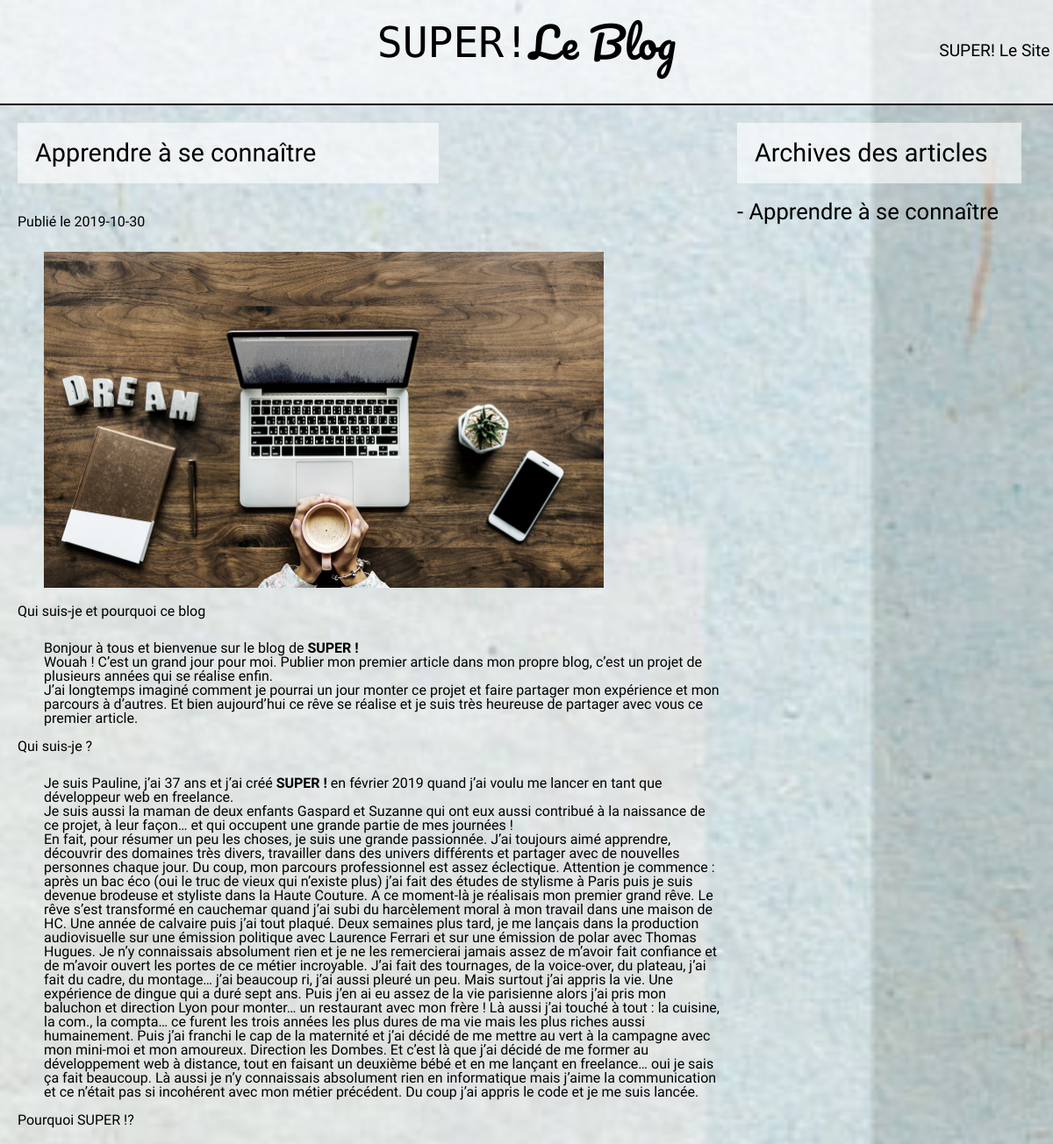
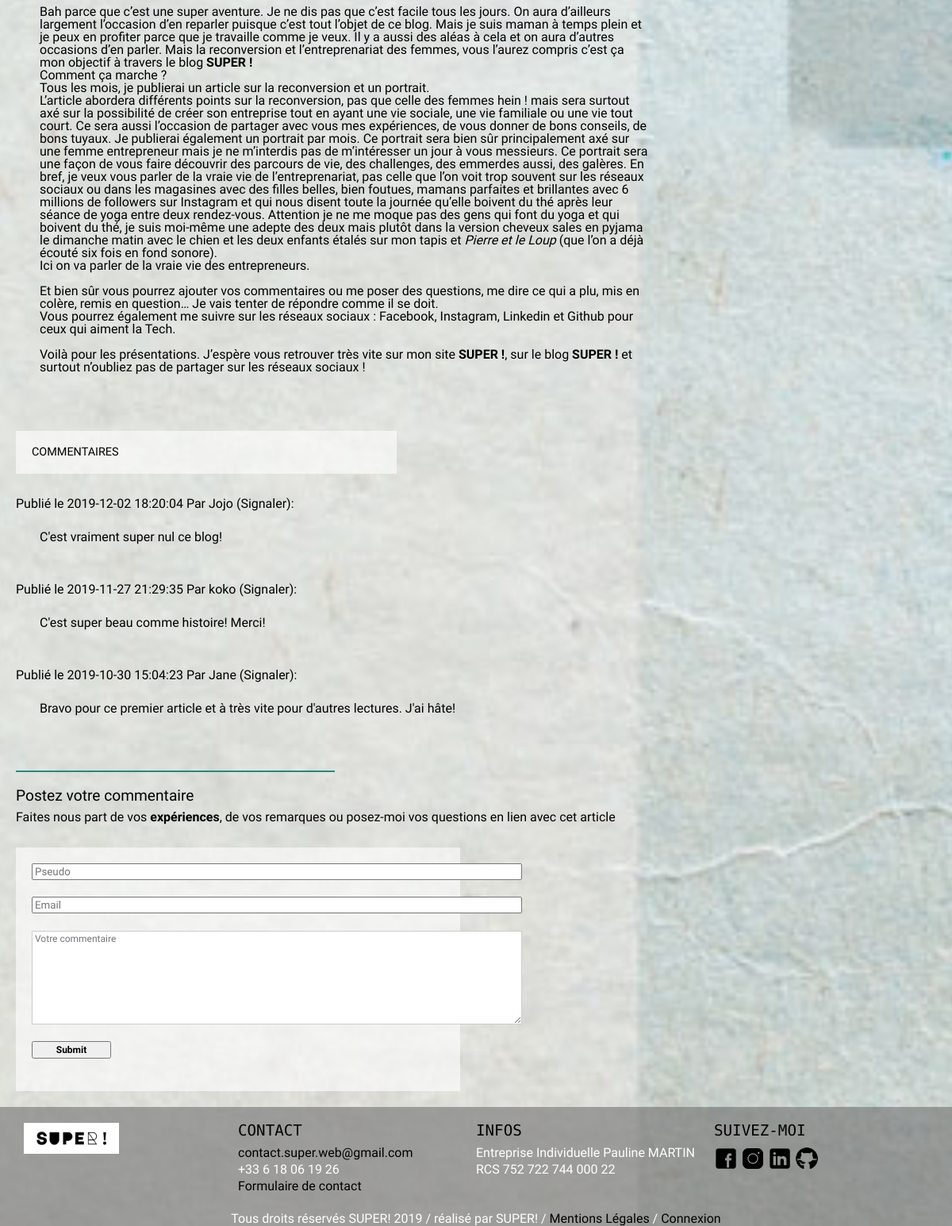
The page /index.php?action=articles&id=17 on the database its author committed (2 pictures, top to bottom).
### tables this page shows
CREATE TABLE `articles` (
  `id` int(11) NOT NULL,
  `title` varchar(300) NOT NULL,
  `date_article` date NOT NULL,
  `content` text NOT NULL
);

CREATE TABLE `comments_articles` (
  `id` int(11) NOT NULL,
  `id_article` int(11) NOT NULL,
  `pseudo` varchar(300) NOT NULL,
  `mail` varchar(300) NOT NULL,
  `date_comment` datetime NOT NULL,
  `content` text NOT NULL,
  `signaled` int(11) NOT NULL
);

### controllers/frontend.php (called while the page is built, shortened)
<?php
function blogArticles()
{
    $articleManager = new ArticlesManager();
    $allArticles = $articleManager->getAllArticles();
    $article = $articleManager->get($_GET['id']);
    $commentArticle = new CommentsArticlesManager();
    $commentedArticle = $commentArticle->getArticleComment($_GET['id']);
    include('views/frontend/blog/articlesView.php');
    require("views/frontend/blog/blogTemplate.php");
}

### models/Manager.php (called while the page is built)
<?php
abstract class Manager
{
    protected function dbConnect()
    {
        try {
            $db = new PDO(
                'mysql:host=localhost;dbname=mapa8726_projet_5;charset=utf8', 'mapa8726_paulineweb', "Gaspard0415",
                array(PDO::ATTR_ERRMODE => PDO::ERRMODE_EXCEPTION)
            );
        return $db;
        } catch (Exception $e) {
            die('erreur : ' . $e->getMessage());
        }
    }
}

### models/ArticlesManager.php (called while the page is built, shortened)
<?php
class ArticlesManager extends Manager
{
    private $_db;
    public function __construct()
    {
        $this->_db = $this->dbConnect();
    }
    public function get($id)
    {
        $req = $this->_db->prepare('SELECT * FROM articles WHERE id = ?');
        $req->execute([
            $id
        ]);
        $articles = $req->fetch();
        return new Articles($articles);
    }
    public function getAllArticles()
    {
        $list = [];
        $req = $this->_db->prepare('SELECT * FROM articles ORDER BY id DESC');
        $data = $req->execute();
        while ($data = $req->fetch(PDO::FETCH_ASSOC)) {
            $list[] = new Articles($data);
        }
        return $list;
    }
}

### models/Articles.php (called while the page is built, shortened)
<?php
class Articles
{
    private $_id,
            $_title,
            $_date_article,
            $_content;
    public function getId()
    {
        return $this->_id;
    }
    public function getTitle()
    {
        return $this->_title;
    }
    public function getDateArticle()
    {
        return $this->_date_article;
    }
    public function getContent()
    {
        return $this->_content;
    }
    public function setId($id)
    {
        $id = (int)$id;
        if ($id > 0)
        {
            $this->_id = $id;
        }
    }
    public function setTitle($title)
    {
        if (is_string($title))
        {
            $this->_title = $title;
        }
    }
    public function setDateArticle($date_article)
    {
        $this->_date_article = $date_article;
    }
    public function setContent($content)
    {
        if (is_string($content))
        {
            $this->_content = $content;
        }
    }
}

### models/CommentsArticlesManager.php (called while the page is built, shortened)
<?php
class CommentsArticlesManager extends Manager
{
    private $_db;
    public function __construct()
    {
        $this->_db = $this->dbConnect();
    }
    public function getArticleComment()
    {
        $list = [];
        $req = $this->_db->prepare('SELECT id, pseudo, mail, content, date_comment, signaled, DATE_FORMAT (date_comment, "%d/%m/%Y à %Hh%imin%ss") AS date_creation_comment FROM comments_articles WHERE id_article= ? ORDER BY date_comment DESC LIMIT 0, 5');
        $req->execute(array(
            $_GET['id']
        ));
        while ($data = $req->fetch(PDO::FETCH_ASSOC))
        {
            $list [] = new CommentsArticles($data);
        }
        return $list;
    }
}

### models/CommentsArticles.php (called while the page is built, shortened)
<?php
class CommentsArticles
{
    private $_id,
        $_id_article,
        $_pseudo,
        $_mail,
        $_date_comment,
        $_content,
        $_signaled;
    public function getId()
    {
        return $this->_id;
    }
    public function getPseudo()
    {
        return $this->_pseudo;
    }
    public function getDateComment()
    {
        return $this->_date_comment;
    }
    public function getContent()
    {
        return $this->_content;
    }
    public function setId($id)
    {
        $id = (int) $id;
        if ($id > 0) {
            $this->_id = $id;
        }
    }
    public function setPseudo($pseudo)
    {
        $this->_pseudo = htmlspecialchars($pseudo);
    }
    public function setDateComment($date_comment)
    {
        $this->_date_comment = $date_comment;
    }
    public function setContent($content)
    {
        if (is_string($content)) {
            $this->_content = htmlspecialchars($content);
        }
    }
}

### views/frontend/blog/articlesView.php (the view, shortened to what this page needs)
<section class="nav_articles">
    <section class="show_article">
        <div class="article_container">
            <h2><?= $article->getTitle() ?></h2><br/>
            <h3>Publié le <?= $article->getDateArticle() ?></h3><br/>
            <p><?= $article->getContent() ?></p><br/>
        </div>
            <section class="comments_article">
                <h3>COMMENTAIRES</h3>
                <div class="comment_container">
                    <?php if (!empty($commentedArticle)) :
                        foreach ($commentedArticle as $cle => $elements) : ?>
                            <p>Publié le <?= $elements->getDateComment() ?> Par <?= $elements->getPseudo() ?> (<a href="index.php?action=articles&id=<?= $article->getId() ?>&idComment=<?= $elements->getId() ?>&signaled" class="signal">Signaler</a>): </p><br/>
                            <p class="comment_published"><?= $elements->getContent() ?><br />
                        <?php endforeach;
                    endif; ?>
                </div>
                <hr>
            </section>
            <section class="create_comments_article">
                <h3>Postez votre commentaire</h3>
                <h4>Faites nous part de vos <strong>expériences</strong>, de vos remarques ou posez-moi vos questions en lien avec cet article</h4>
                <form class="comments_form" action="index.php?action=articles&id=<?= $_GET['id'] ?>" method="post">
                    <input class="pseudo" type="text" name="pseudo" placeholder="Pseudo" id="pseudo" required>
                    <span class="error-message"></span><br/>
                    <input class="mail" type="email" name="mail" placeholder="Email" id="mail" required>
                    <span class="error-message"></span><br/>
                    <textarea class="content" name="content" placeholder="Votre commentaire" id="content" cols="30" rows="10" required></textarea><br/>
                    <input class="submit" type="submit" name="submit" placeholder="Envoyer" id="submit"><br/>
                </form>
            </section>
    </section>
    <section class="all_articles_list">
        <h5>Archives des articles</h5>
            <?php if (!empty($allArticles)):
                foreach ($allArticles as $cle => $elements): ?>
                    <div class="all_articles">
                        <a href="index.php?action=articles&id=<?= $elements->getId() ?>">
                            <h3>- <?= $elements->getTitle() ?></h3>
                        </a>
                    </div>
                <?php endforeach;
        endif; ?>
    </section>
</section>

### public/frontstylesheet.css (style rules this page uses)
html, body, div, span, applet, object, iframe, h1, h2, h3, h4, h5, h6, p, blockquote, pre, a, abbr, acronym, address, big, cite, code, del, dfn, em, img, ins, kbd, q, s, samp, small, strike, strong, sub, sup, tt, var, b, u, i, center, dl, dt, dd, ol, ul, li, fieldset, form, label, legend, table, caption, tbody, tfoot, thead, tr, th, td, article, aside, canvas, details, embed, figure, figcaption, footer, header, hgroup, menu, nav, output, ruby, section, summary, time, mark, audio, video { margin: 0; padding: 0; border: 0; font-size: 100%; font: inherit; vertical-align: baseline; box-sizing: border-box; }
article, aside, details, figcaption, figure, footer, header, hgroup, menu, nav, section { display: block; }
body { line-height: 1; }
html, body { margin: 0; padding: 0; }
strong { font-weight: 700; }
em { font-style: italic; }
body { background-image: url("../public/images/texture-geométrique1.jpeg"); height: 500px; background-attachment: fixed; background-position: center; background-repeat: no-repeat; background-size: cover; }
.content { height: 110px!important; }
input.text,textarea { width:300px; font:12px/12px 'courier new',courier,monospace; color:#333; padding:3px; margin:1px 0; border:1px solid #ccc; }
input.submit { padding:2px 5px; font:bold 12px/12px verdana,arial,sans-serif; }

### public/blogstylesheet.css (style rules this page uses)
html, body, div, span, applet, object, iframe, h1, h2, h3, h4, h5, h6, p, blockquote, pre, a, abbr, acronym, address, big, cite, code, del, dfn, em, img, ins, kbd, q, s, samp, small, strike, strong, sub, sup, tt, var, b, u, i, center, dl, dt, dd, ol, ul, li, fieldset, form, label, legend, table, caption, tbody, tfoot, thead, tr, th, td, article, aside, canvas, details, embed, figure, figcaption, footer, header, hgroup, menu, nav, output, ruby, section, summary, time, mark, audio, video { margin: 0; padding: 0; border: 0; font-size: 100%; font: inherit; vertical-align: baseline; box-sizing: border-box; }
article, aside, details, figcaption, figure, footer, header, hgroup, menu, nav, section { display: block; }
body { line-height: 1; }
html, body { margin: 0; padding: 0; }
strong { font-weight: 700; }
em { font-style: italic; }
body { background-image: url("../public/images/texture_geometrique2.jpeg")!important; }
.nav_articles, .nav_portraits { display: flex; flex-direction: row; font-family: 'poiret one', cursive; }
.show_article, .show_portrait { display: flex; flex-direction: column; width: 70%; padding: 20px; }
.all_portraits_list, .all_articles_list { display: flex; flex-direction: column; width: 30%; }
.portrait_container, .article_container, .comments, .comments_portrait, .create_comments_portrait, .comments_article, .create_comments_article { display: flex; flex-direction: column; }
.portrait_container, .article_container { margin-bottom: 8 0px; }
.article_container h3, .portrait_container h3 { margin-bottom: 10px; }
.article_container p, .portrait_container p { margin-left: 30px; }
.comment_container { display: flex; flex-direction: column; }
.comment_published { margin-top: 10px; margin-bottom: 50px; margin-left: 30px; }
hr { border: 1px solid #128f8c; width: 400px; margin: 20px 0!important; }
.portrait_container h2, .article_container h2 { font-size: 1.8em; background-color: rgba(255, 255, 255, 0.6); padding: 20px; width: 60%; flex-wrap: wrap; margin-bottom: 20px; }
.comments_portrait h3, .comments_article h3 { font-size: 0.9em!important; width: 30%; background-color: rgba(255, 255, 255, 0.6); padding: 20px; width: 60%; margin-top: 40px; margin-bottom: 30px; }
.create_comments_portrait h3, .create_comments_article h3 { font-size: 1.2em; margin-bottom: 10px; }
.create_comments_portrait h4, .create_comments_article h4 { margin-bottom: 30px; }
.comments_form { display: flex; flex-direction: column; width: 70%; background-color: rgba(255, 255, 255, 0.6); padding: 20Px; }
.comments_form input, .comments_form textarea { font-family: 'poiret one', cursive; margin-bottom: 5px; width: 610px; }
#submit { width: 100px; }
.all_portraits_list h5, .all_articles_list h5 { font-size: 1.8em; background-color: rgba(255, 255, 255, 0.6); padding: 20px; width: 90%; flex-wrap: wrap; margin-bottom: 20px; margin-top: 20px; }
.all_portraits h3, .all_articles h3 { font-size: 1.6em; margin-bottom: 10px; }

### views/frontend/blog/blogTemplate.php (style rules this page uses)
a { text-decoration: none; color: #000000; }

### rows shown on the page
articles: title "Apprendre à se connaître", date_article "2019-10-30", content (picture), content "Qui suis-je et pourquoi ce blog Bonjour à tous et bienvenue sur le blog de SUPER ! Wouah ! C’est un grand jour pour moi. Publier mon premier article dans mon propre blog, c’est un projet de plusieurs années qui se réalise enfin. J’ai longtemps imaginé comment je pourrai un jour monter ce projet et faire partager mon expérience et mon parcours à d’autres. Et bien aujourd’hui ce rêve se réalise et je suis très heureuse de partager avec vous ce premier article. Qui suis-je ? Je suis Pauline, j’ai 37 ans et j’ai créé SUPER ! en février 2019 quand j’ai voulu me lancer en tant que développeur web en freelance. Je suis aussi la maman de deux enfants Gaspard et Suzanne qui ont eux aussi contribué à…"
comments_articles: date_comment "2019-12-02 18:20:04", pseudo "Jojo", content "C'est vraiment super nul ce blog!"
comments_articles: date_comment "2019-11-27 21:29:35", pseudo "koko", content "C'est super beau comme histoire! Merci!"
comments_articles: date_comment "2019-10-30 15:04:23", pseudo "Jane", content "Bravo pour ce premier article et à très vite pour d'autres lectures. J'ai hâte!"
